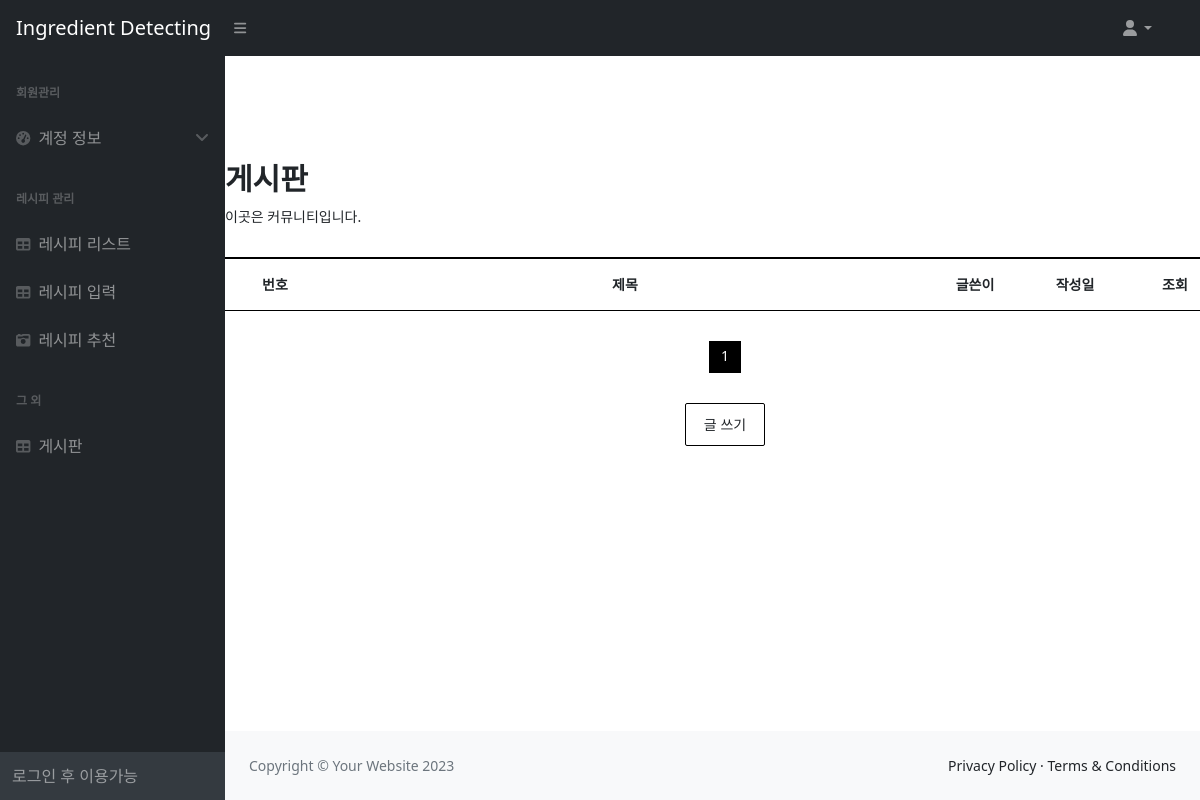
/services/posts/, run on an earlier commit of the app's database.
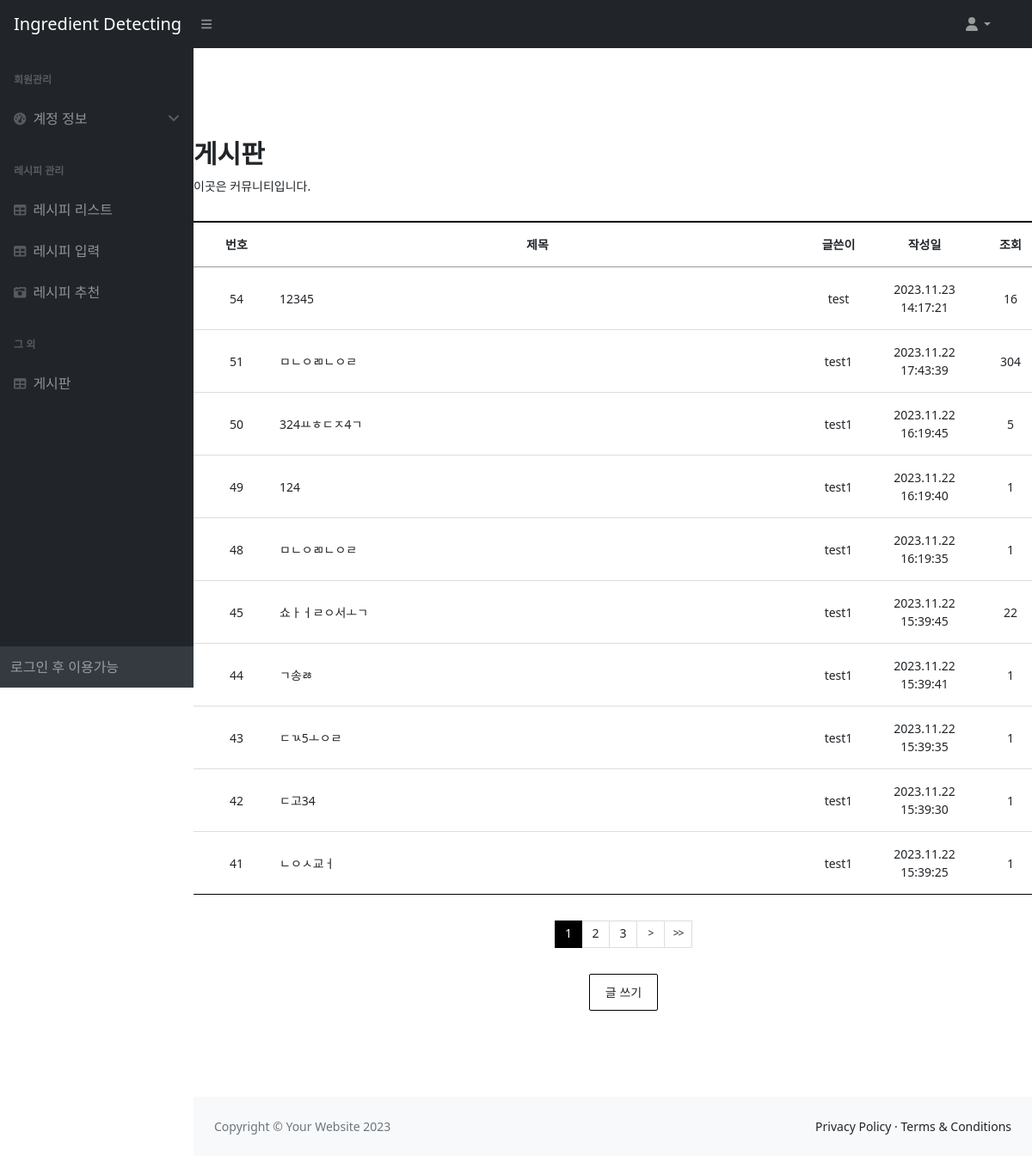
And on a later commit of the database.
### services/models.py (models this page shows, shortened)
class Post(models.Model):
    title = models.CharField(max_length=200)
    content = models.TextField()
    author = models.ForeignKey(User, on_delete=models.CASCADE)
    created_at = models.DateTimeField(auto_now_add=True)
    views = models.PositiveIntegerField(default=0)

### services/views.py (the view)
# urls.py: path('posts/', views.post_list, name='post_list'),
def post_list(request):
    all_posts = Post.objects.order_by('-created_at')
    paginator = Paginator(all_posts, 10)  # 페이지당 10개의 포스트를 보여줌
    page_number = request.GET.get('page')
    page_obj = paginator.get_page(page_number)
    for post in page_obj:
        post.views = post.views  # 조회수 필드 가져오기
        post.save()  # 변경사항 저장
    return render(request, 'services/post_list.html', {'page_obj': page_obj})

### services/templates/services/post_list.html (shortened to what this page needs)
{% extends 'base.html' %}
{% load static %}
{% block content %}
    <link href="{% static 'css/post_list_style.css' %}" rel="stylesheet"/>
    <div class="board_wrap">
        <div class="board_title">
            <strong>게시판</strong>
            <p>이곳은 커뮤니티입니다.</p>
        </div>
        <div class="board_list_wrap">
            <div class="board_list">
                <div class="top">
                    <div class="num">번호</div>
                    <div class="title">제목</div>
                    <div class="writer">글쓴이</div>
                    <div class="date">작성일</div>
                    <div class="count">조회</div>
                </div>
                {% for post in page_obj %}
                <div>
                    <div class="num">{{ post.id }}</div>
                    <div class="title">
                        <li><a href="{% url 'post_detail' post.pk %}">{{ post.title }}</a></li>
                    </div>
                    <div class="writer">{{ post.author.username }}</div>
                    <div class="date">
                        {{ post.created_at|date:"Y.m.d H:i:s" }}
                    </div>
                    <div class="count">{{ post.views }}</div>
                </div>
                {% endfor %}
            </div>
            <div class="board_page">
                {% for num in page_obj.paginator.page_range %}
                    {% if page_obj.number == num %}
                        <a href="?page={{ num }}" class="num on">{{ num }}</a>
                    {% else %}
                        <a href="?page={{ num }}" class="num">{{ num }}</a>
                    {% endif %}
                {% endfor %}
                {% if page_obj.has_next %}
                    <a href="?page={{ page_obj.next_page_number }}" class="bt next">></a>
                    <a href="?page={{ page_obj.paginator.num_pages }}" class="bt last">>></a>
                {% endif %}
            </div>
            {% if not user.is_authenticated %}
                <div class="bt_wrap2">
                    <a href="#" id="post-create">글 쓰기</a>
                </div>
            {% else %}
                <div class="bt_wrap2">
                    <a href="{% url 'post_create' %}">글 쓰기</a>
                </div>
            {% endif %}
        </div>
    </div>
{% endblock %}

What changed in the data, as far as the page shows it:
added Post: id "54", title "12345", author.username "test", created_at "2023.11.23 14:17:21", views "16"
added Post: id "51", title "ㅁㄴㅇㄻㄴㅇㄹ", author.username "test1", created_at "2023.11.22 17:43:39", views "304"
added Post: id "50", title "324ㅛㅎㄷㅈ4ㄱ", author.username "test1", created_at "2023.11.22 16:19:45", views "5"
added Post: id "49", title "124", author.username "test1", created_at "2023.11.22 16:19:40", views "1"
added Post: id "48", title "ㅁㄴㅇㄻㄴㅇㄹ", author.username "test1", created_at "2023.11.22 16:19:35", views "1"
added Post: id "45", title "쇼ㅏㅓㄹㅇ서ㅗㄱ", author.username "test1", created_at "2023.11.22 15:39:45", views "22"
added Post: id "44", title "ㄱ송ㅀ", author.username "test1", created_at "2023.11.22 15:39:41", views "1"
added Post: id "43", title "ㄷㄳ5ㅗㅇㄹ", author.username "test1", created_at "2023.11.22 15:39:35", views "1"
added Post: id "42", title "ㄷ고34", author.username "test1", created_at "2023.11.22 15:39:30", views "1"
added Post: id "41", title "ㄴㅇㅅ교ㅓ", author.username "test1", created_at "2023.11.22 15:39:25", views "1"
Also different on the page:
new list line: "2"
new list line: "3"
